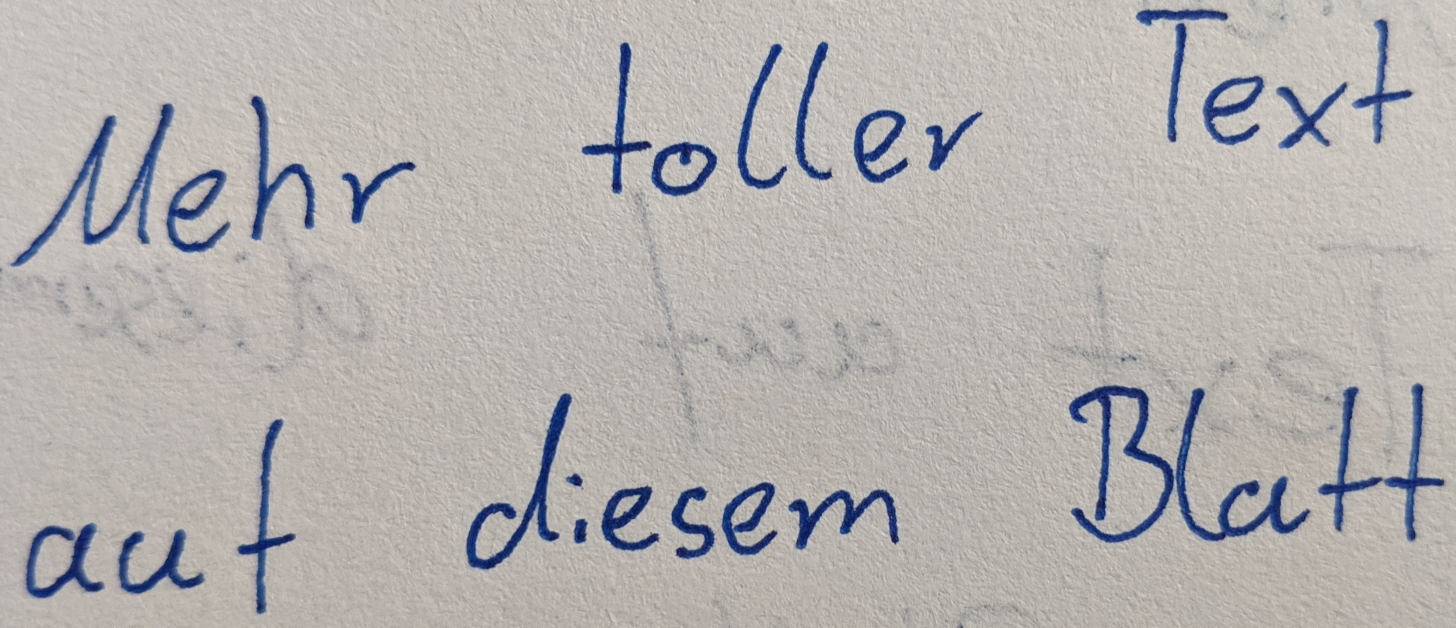
#> input picture src/model/WordSegmentation/data/example.jpg, 2911 x 1255 px (shown at 1/2 size)
$ python -i WordSegmentation.py   (imports and definitions only)   (older library calls are emulated)
#> lines starting #> are read from the running program, lines starting #| are printed output that depends on the picture; after the words box and inside, x2 and y2 are one past the last pixel; in counts of white or black regions, pixels touching at a corner belong together
import math
import cv2
import numpy as np


def segment_word(img, kernel_size=25, sigma=11, theta=7, min_area=0):
	"""Scale space technique for word segmentation proposed by R. Manmatha: http://ciir.cs.umass.edu/pubfiles/mm-27.pdf

	Args:
		img: grayscale uint8 image of the text-line to be segmented.
		kernel_size: size of filter kernel, must be an odd integer.
		sigma: standard deviation of Gaussian function used for filter kernel.
		theta: approximated width/height ratio of words, filter function is distorted by this factor.
		min_area: ignore word candidates smaller than specified area.

	Returns:
		List of tuples. Each tuple contains the bounding box and the image of the segmented word.
	"""

	# apply filter kernel
	kernel = create_kernel(kernel_size, sigma, theta)
	img_filtered = cv2.filter2D(img, -1, kernel, borderType=cv2.BORDER_REPLICATE).astype(np.uint8)
	(_, img_threshold) = cv2.threshold(img_filtered, 0, 255, cv2.THRESH_BINARY+cv2.THRESH_OTSU)
	img_threshold = 255 - img_threshold

	# find connected components. OpenCV: return type differs between OpenCV2 and 3
	if cv2.__version__.startswith('3.'):
		(_, components, _) = cv2.findContours(img_threshold, cv2.RETR_EXTERNAL, cv2.CHAIN_APPROX_SIMPLE)
	else:
		(components, _) = cv2.findContours(img_threshold, cv2.RETR_LIST, cv2.CHAIN_APPROX_SIMPLE)

	# append components to result
	res = []
	for c in components:
		# skip small word candidates
		if cv2.contourArea(c) < min_area:
			continue
		# append bounding box and image of word to result list
		curr_box = cv2.boundingRect(c) # returns (x, y, w, h)
		(x, y, w, h) = curr_box
		curr_img = img[y:y+h, x:x+w]
		res.append((curr_box, curr_img))

	# return list of words, sorted by x-coordinate
	return sorted(res, key=lambda entry:entry[0][0])


def prepare_img(img, height):
	"""convert given image to grayscale image (if needed) and resize to desired height"""
	assert img.ndim in (2, 3)
	if img.ndim == 3:
		img = cv2.cvtColor(img, cv2.COLOR_BGR2GRAY)
	h = img.shape[0]
	factor = height / h
	return cv2.resize(img, dsize=None, fx=factor, fy=factor)


def create_kernel(kernel_size, sigma, theta):
	"""create anisotropic filter kernel according to given parameters"""
	assert kernel_size % 2 # must be odd size
	half_size = kernel_size // 2

	kernel = np.zeros([kernel_size, kernel_size])
	sigma_x = sigma
	sigma_y = sigma * theta

	for i in range(kernel_size):
		for j in range(kernel_size):
			x = i - half_size
			y = j - half_size

			exp_term = np.exp(-x**2 / (2 * sigma_x) - y**2 / (2 * sigma_y))
			x_term = (x**2 - sigma_x**2) / (2 * math.pi * sigma_x**5 * sigma_y)
			y_term = (y**2 - sigma_y**2) / (2 * math.pi * sigma_y**5 * sigma_x)

			kernel[i, j] = (x_term + y_term) * exp_term

	kernel = kernel / np.sum(kernel)
	return kernel

>>> import cv2
>>> picture = cv2.imread('../data/example.jpg', cv2.IMREAD_GRAYSCALE)
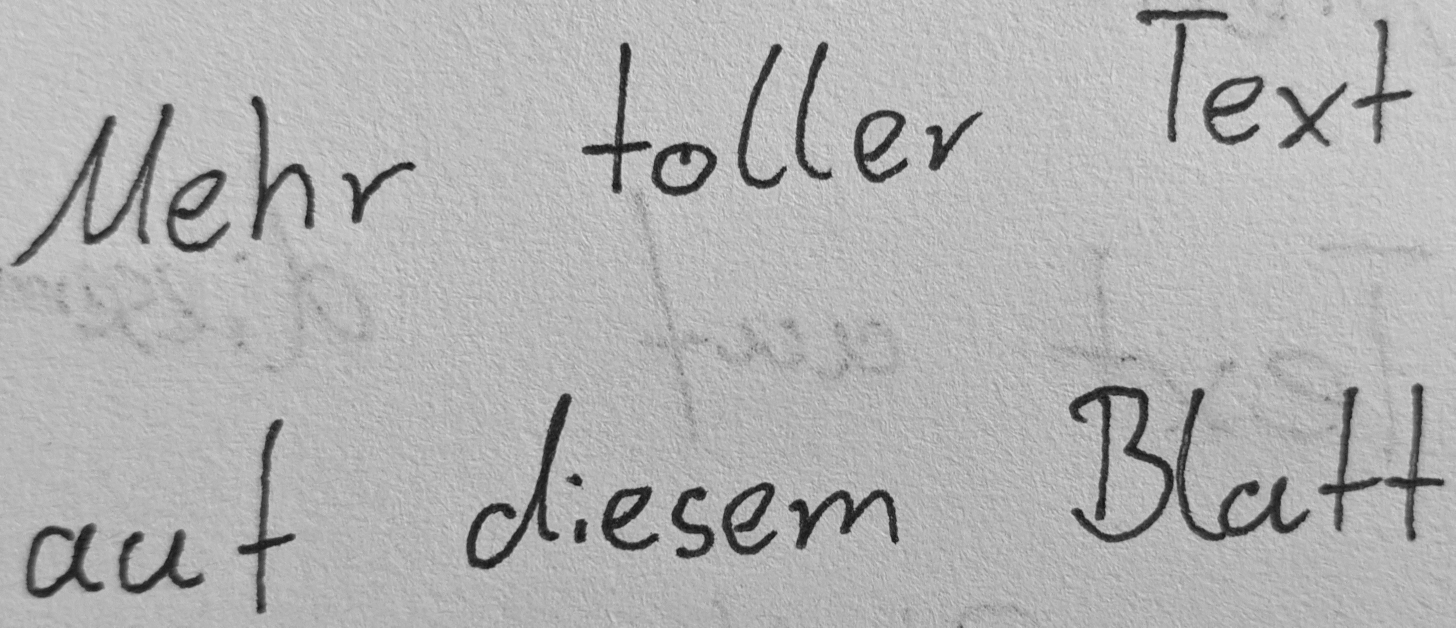
#> picture: shape (1255, 2911) (shown at 1/2 size); min 9, max 233, mean 177.8
>>> result = segment_word(picture)
#> in segment_word, `img_filtered = cv2.filter2D(img, -1, kernel, borderType=cv2.BORDER_REP..`:
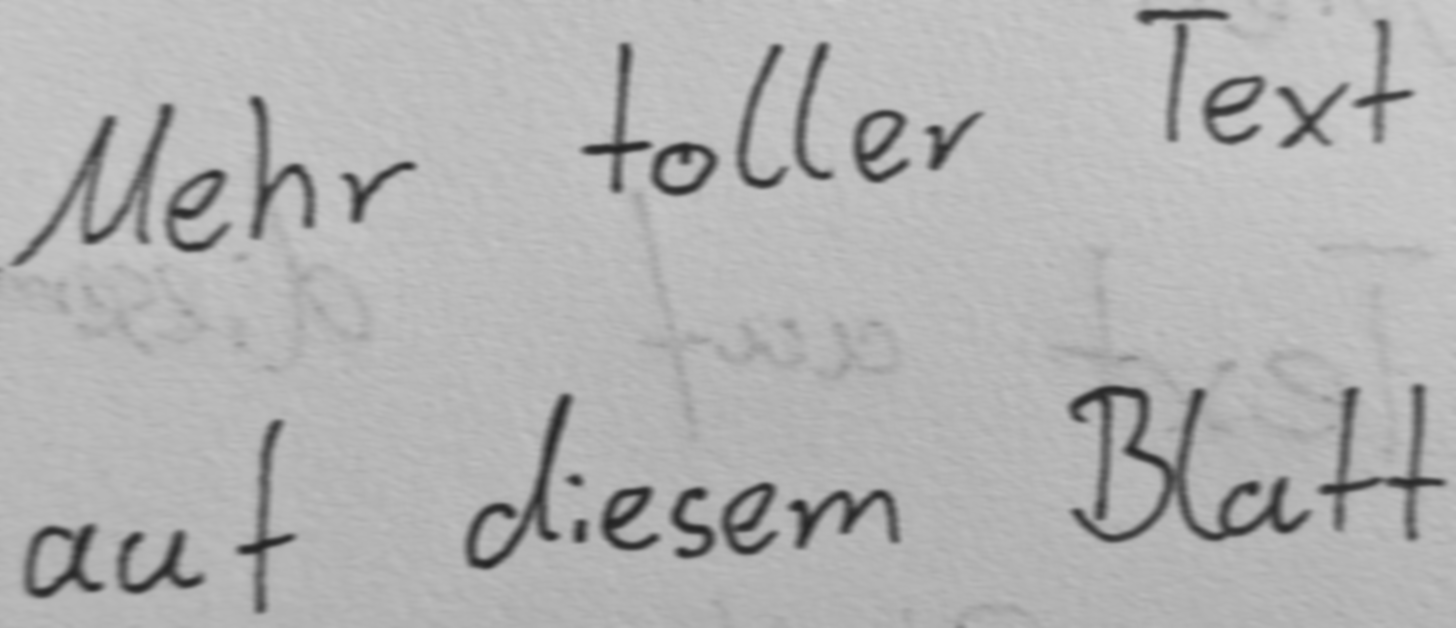
#> img_filtered: shape (1255, 2911) (shown at 1/2 size); min 34, max 204, mean 177.8
#> in segment_word, `(_, img_threshold) = cv2.threshold(img_filtered, 0, 255, cv2.THRESH_BI..`:
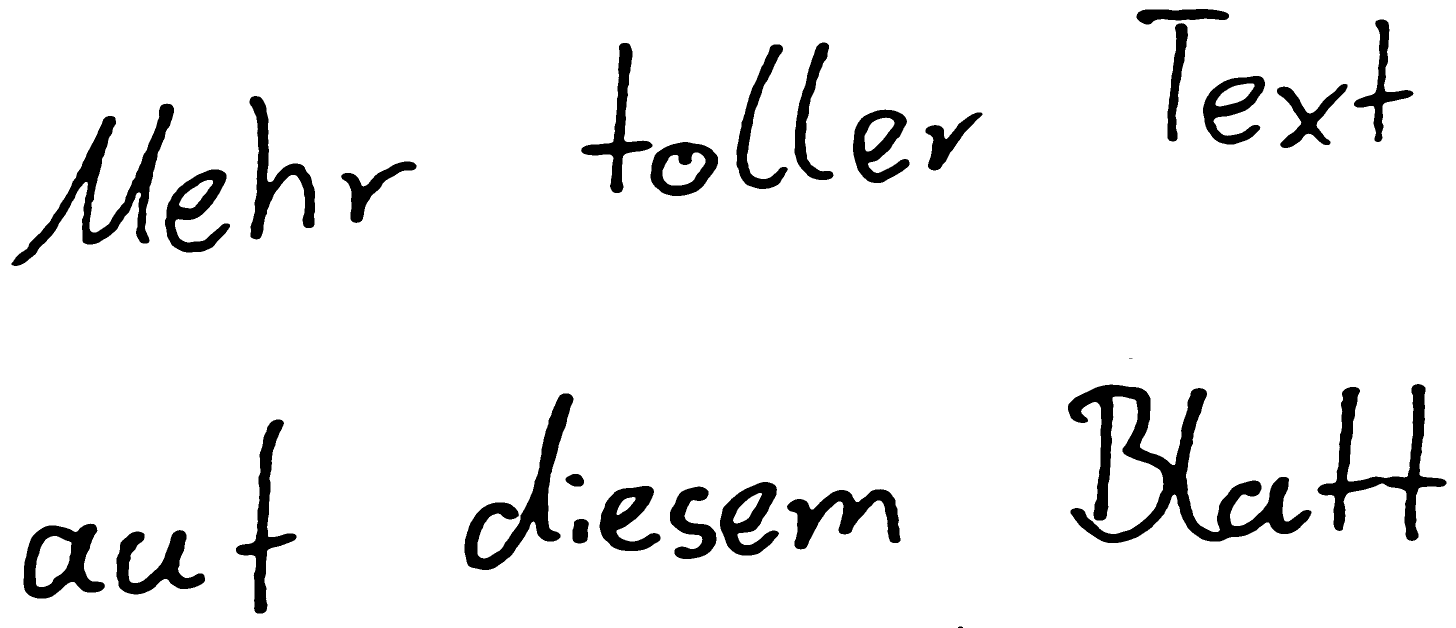
#> img_threshold: shape (1255, 2911) (shown at 1/2 size); 92.9% white; 29 black regions (2 under 20 px), largest, box (x1, y1, x2, y2) and area: (2136, 769, 2623, 1086) 40024, (23, 207, 348, 532) 19998, (929, 787, 1147, 1140) 17991
#> in segment_word, `img_threshold = 255 - img_threshold`:
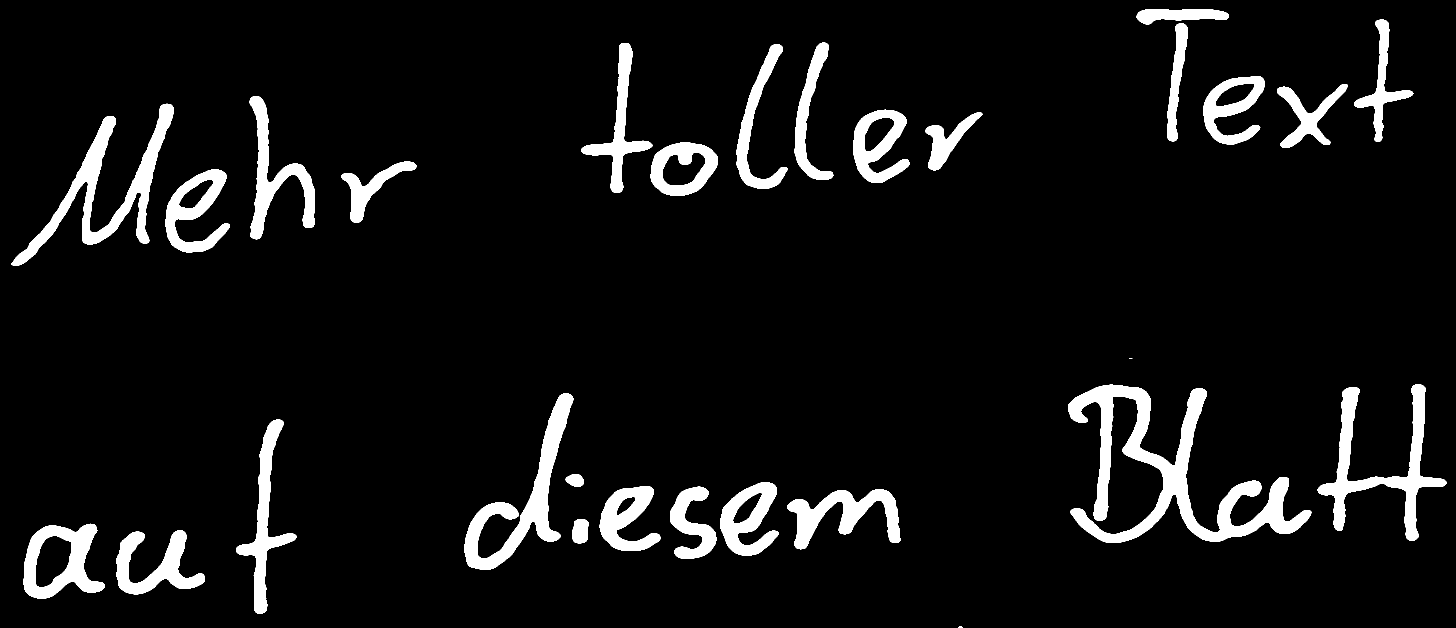
#> img_threshold: shape (1255, 2911) (shown at 1/2 size); 7.1% white; 29 white regions (2 under 20 px)
#> in segment_word, `(components, _) = cv2.findContours(img_threshold, cv2.RETR_LIST, cv2.C..`: components = 36 contours, 2 with area under 20; largest, box (x1, y1, x2, y2) and area: (2136, 769, 2623, 1086) 38509, (23, 207, 348, 532) 19150, (929, 787, 1147, 1140) 17376, (2635, 768, 2893, 1082) 17034, (47, 1047, 210, 1197) 16352
#> the loop in segment_word, `for c in components:` made 36 passes
#> (x, y, w, h) on passes 1 to 12: (1916, 1253, 10, 2), (70, 1071, 74, 104), (233, 1060, 177, 129), (47, 1047, 163, 150), (1145, 1038, 33, 49), (1232, 993, 40, 38), (1465, 985, 60, 63), (1574, 978, 227, 121), (1340, 973, 93, 145), (1199, 972, 122, 130), (1440, 964, 118, 147), (1131, 948, 37, 25)
#> (c, x, y, w, h) on pass 17: ([[2258, 716], [2264, 716]], 2258, 716, 7, 1)
#> pass 2, in segment_word, `curr_img = img[y:y+h, x:x+w]`:
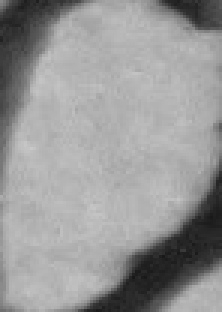
#> curr_img: shape (104, 74) (shown 3 times larger); min 24, max 200, mean 151.7
#> pass 3, in segment_word, `curr_img = img[y:y+h, x:x+w]`:
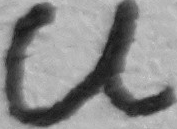
#> curr_img: shape (129, 177); min 21, max 209, mean 138
#> after the loop in segment_word, `for c in components:`: res = 36 items
#> result = 36 items
